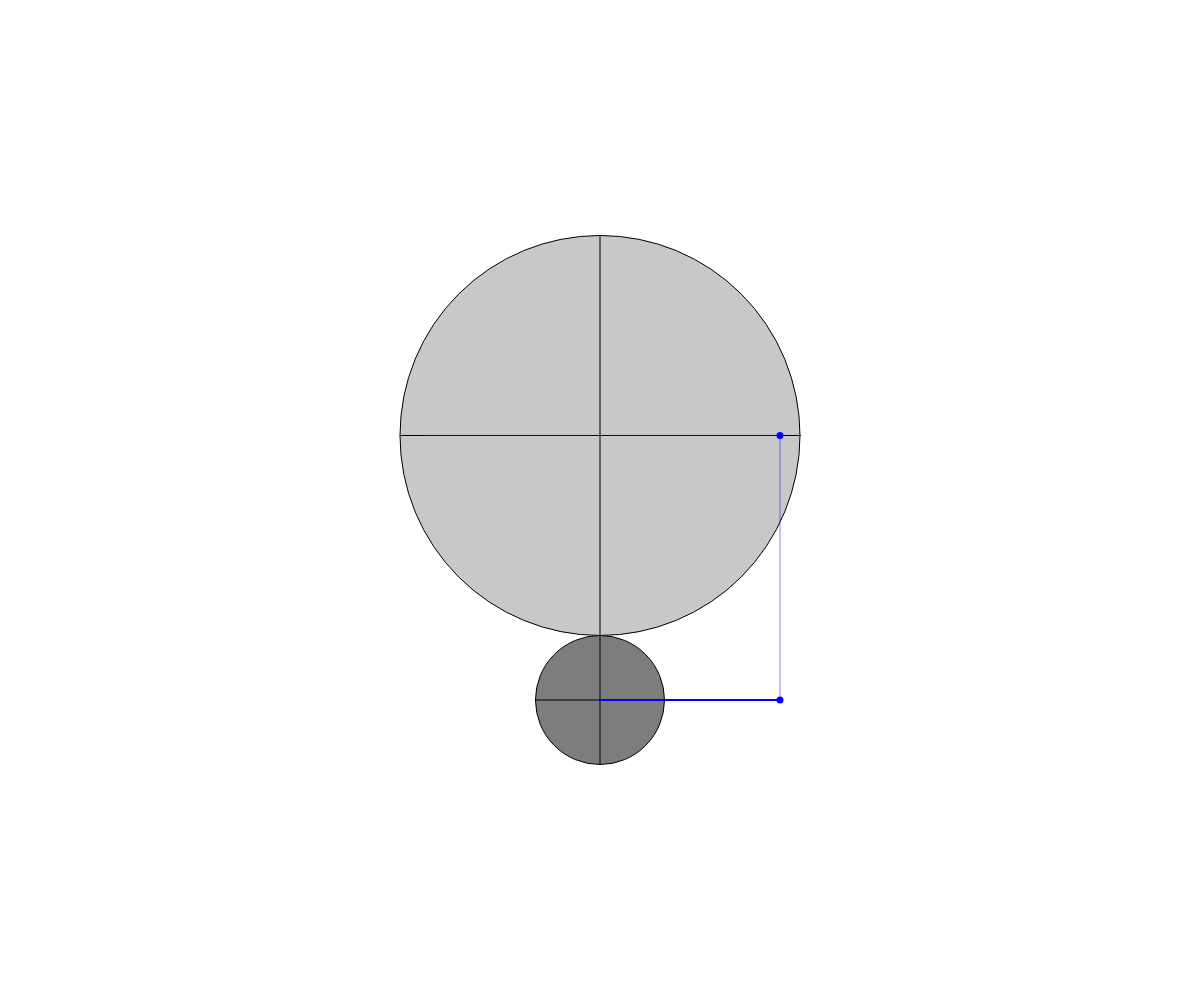
Frame 1 (no input)
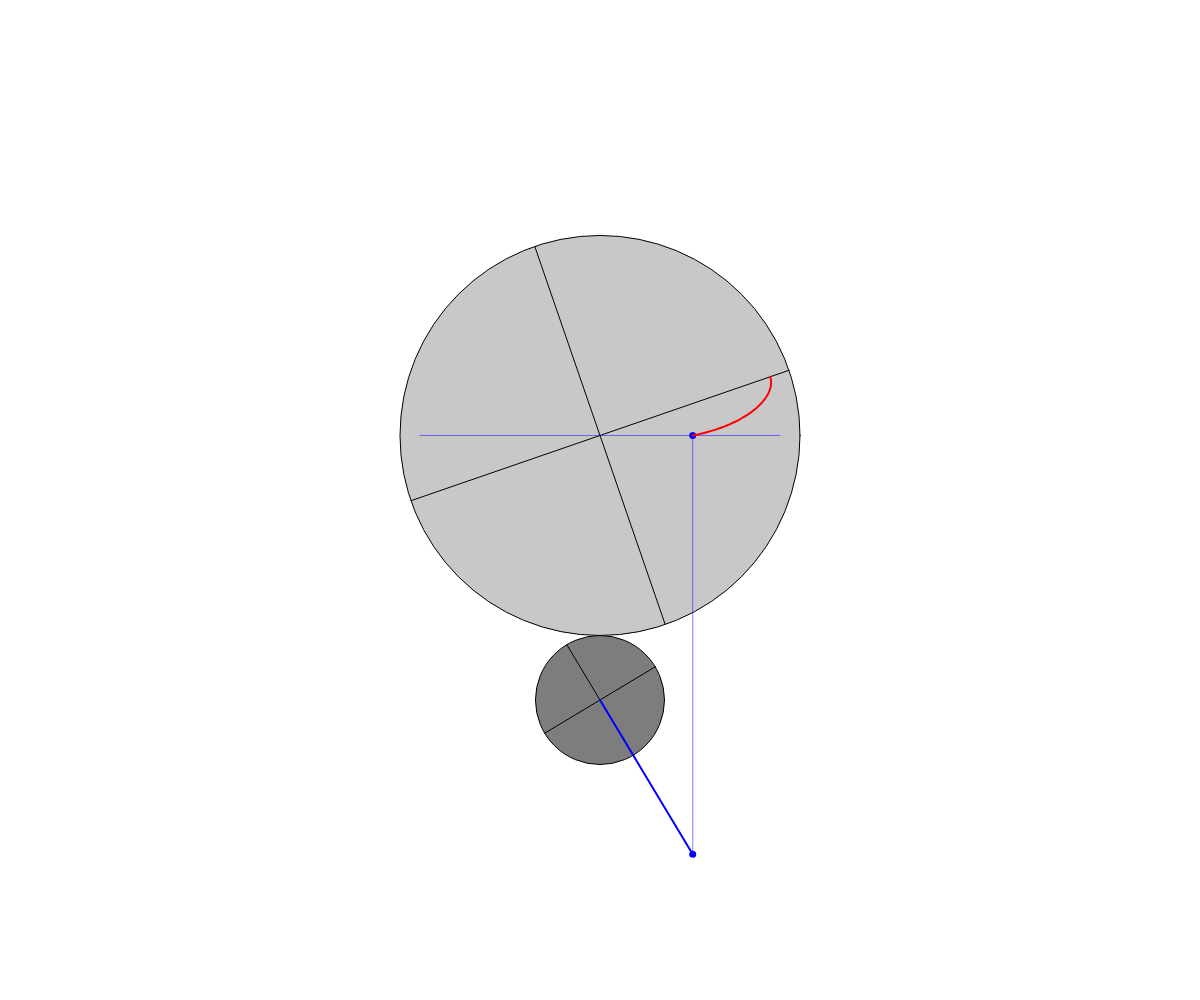
Frame 60 (no input)
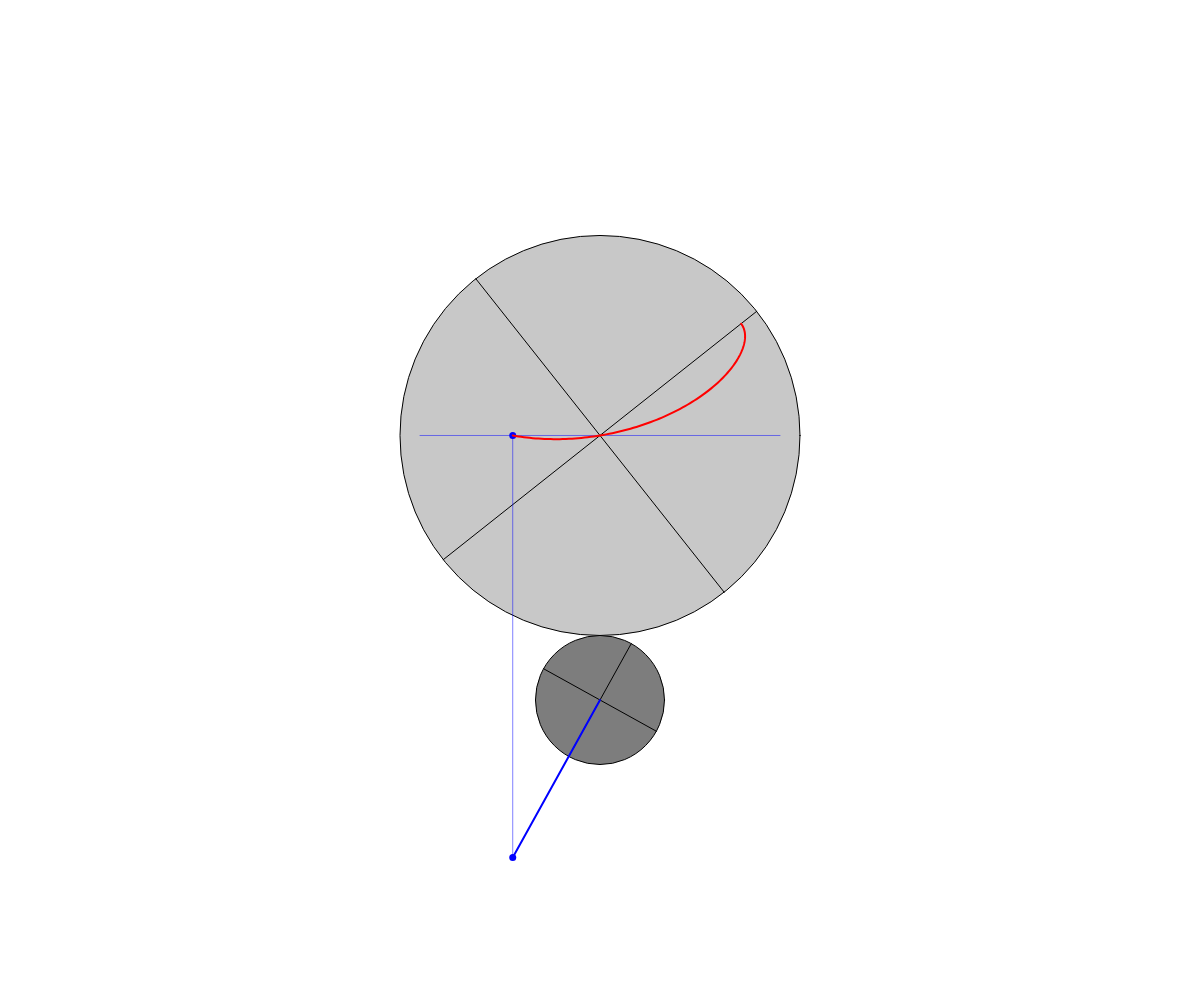
Frame 120 (the mouse pressed at the canvas centre since frame 60)

The p5.js sketch that drew these frames (run headless with seeded random() and noise() and a simulated clock; from frame 60 on, the mouse is pressed at the canvas centre):

// p5.js sketch
// ── sketch.js
const scaleFactor = 400,
  velocity = 1,
  roseDiameterRatio = 0.9, //related to n
  vertexes = [];

let n = 1, //first circle diameter
  k = 3.1,
  d = n / k, //second circle diameter
  nAngle = 0,
  dAngle = 0,
  center, //first circle center
  pause = false;

function setup() {
  createCanvas(windowWidth, windowHeight);
  angleMode(DEGREES);
  n *= scaleFactor;
  d *= scaleFactor;
  if ((height - d) / 2 < n / 2) {
    center = createVector(width / 2, n / 2);
  }
  else {
    center = createVector(width / 2, (height - d) / 2);
  }
}

function draw() {
  background(255);

  fill(200, 200, 200);
  stroke(0);
  strokeWeight(1);

  circle(center.x, center.y, n); //contains rose
  line((n / 2) * cos(nAngle) + center.x, (n / 2) * sin(nAngle) + center.y, -(n / 2) * cos(nAngle) + center.x, -(n / 2) * sin(nAngle) + center.y); //abscissa
  line((n / 2) * cos(nAngle + 90) + center.x, (n / 2) * sin(nAngle + 90) + center.y, -(n / 2) * cos(nAngle + 90) + center.x, -(n / 2) * sin(nAngle + 90) + center.y); //ordinate

  fill(125, 125, 125);

  circle(center.x, ((n + d) / 2) + center.y, d); //doesn't contains rose
  line((d / 2) * cos(dAngle) + center.x, (d / 2) * sin(dAngle) + ((n + d) / 2) + center.y, -(d / 2) * cos(dAngle) + center.x, -(d / 2) * sin(dAngle) + ((n + d) / 2) + center.y); //abscissa
  line((d / 2) * cos(dAngle + 90) + center.x, (d / 2) * sin(dAngle + 90) + ((n + d) / 2) + center.y, -(d / 2) * cos(dAngle + 90) + center.x, -(d / 2) * sin(dAngle + 90) + ((n + d) / 2) + center.y); //ordinate

  stroke(0, 0, 255);
  strokeWeight(7);

  const rotatingPoint = createVector(center.x + (((n / 2) * roseDiameterRatio) * cos(dAngle)), ((n + d) / 2) + center.y + (((n / 2) * roseDiameterRatio) * sin(dAngle))),
    currentPoint = createVector(rotatingPoint.x, center.y);

  point(rotatingPoint.x, rotatingPoint.y);
  point(currentPoint.x, currentPoint.y);

  vertexes.push(currentPoint);

  strokeWeight(2);

  line(center.x, ((n + d) / 2) + center.y, rotatingPoint.x, rotatingPoint.y);

  strokeWeight(0.5);

  line(currentPoint.x, currentPoint.y, rotatingPoint.x, rotatingPoint.y);
  line(center.x - ((n / 2) * roseDiameterRatio), center.y, center.x + ((n / 2) * roseDiameterRatio), center.y);

  stroke(255, 0, 0);
  strokeWeight(2);
  noFill();

  beginShape();
  for (let i = 0; i < vertexes.length; i++) //draw rose
  {
    const r = vertexes[i].x - center.x,
      vertexAngle = (i * (velocity / k)) + nAngle;
    vertex(r * cos(vertexAngle) + center.x, r * sin(vertexAngle) + center.y);
  }
  endShape();

  dAngle += velocity;
  nAngle -= velocity / k;
}

function mouseClicked() {
  pause = !pause;
  if (pause) {
    noLoop();
  }
  else {
    loop();
  }
}
